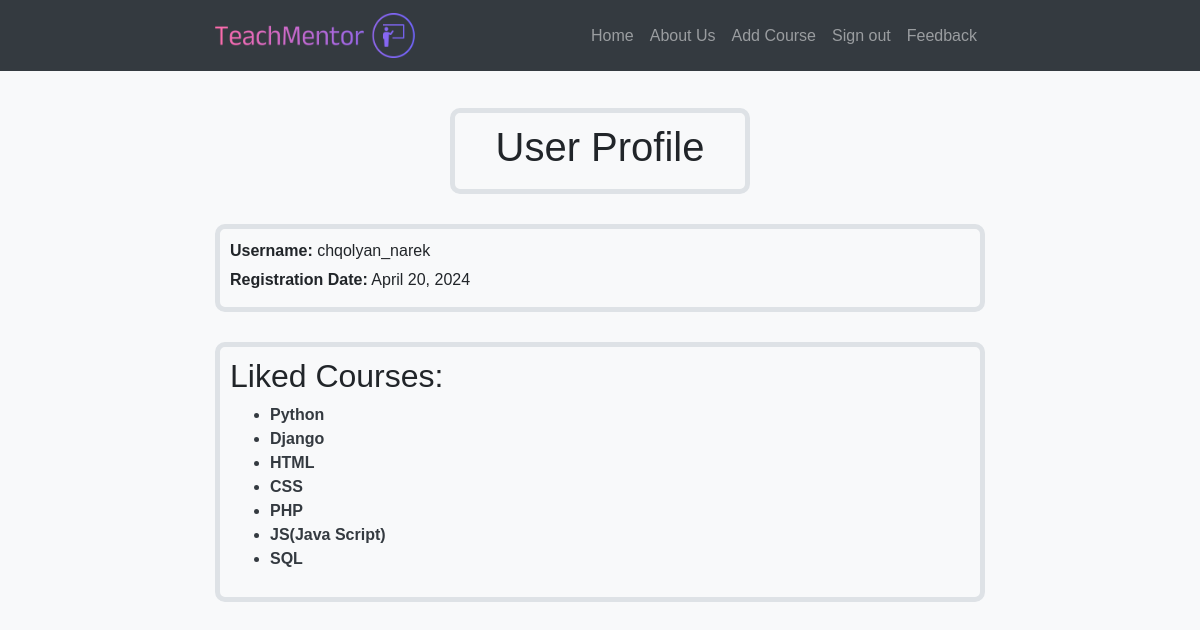
/user/profile/ (signed in), run on an earlier commit of the app's database.
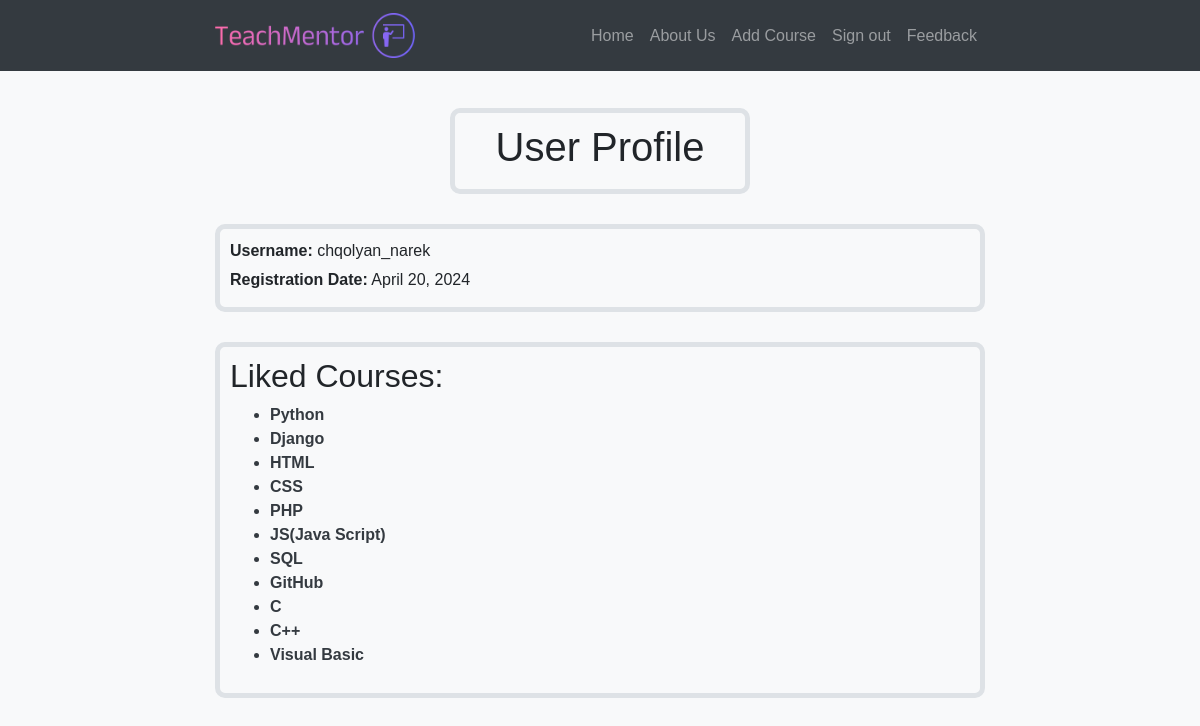
And on a later commit of the database.
### teachmentor_app/models.py (models this page shows, shortened)
class Course(models.Model):
    course_name = models.CharField(max_length=30, blank=False)
    description = models.TextField()
    likes = models.IntegerField(default=0)
    book_link = models.URLField(blank=True)
    video_link = models.URLField(blank=True)

### teachmentor_app/views.py (the view)
# urls.py: path('user/profile/', user_profile, name='user_profile'),
@login_required
def user_profile(request):
    user_profile = get_object_or_404(UserProfile, user=request.user)
    liked_courses = user_profile.liked_courses.all()
    return render(request, 'user_profile.html', {'user_profile': user_profile, 'liked_courses': liked_courses})

### templates/user_profile.html (shortened to what this page needs)
{%load static%}
<!DOCTYPE html>
<html lang="en">
<head>
    <link rel="stylesheet" href="https://stackpath.bootstrapcdn.com/bootstrap/4.5.2/css/bootstrap.min.css">
    <link rel="stylesheet" href="https://cdnjs.cloudflare.com/ajax/libs/font-awesome/5.15.4/css/all.min.css">
</head>
<body>
<nav class="navbar navbar-expand-lg navbar-dark fixed-top">
    <div class="container">
        <a class="navbar-brand" href="/"><img src="{% static 'img/image.png' %}" width="200" height="45" alt="TechMentor"></a>
        <div class="collapse navbar-collapse" id="navbarSupportedContent">
            <ul class="navbar-nav ml-auto">
                <li class="nav-item">
                    <a class="nav-link" href="/">Home</a>
                </li>
                <li class="nav-item">
                    <a class="nav-link" href="{% url 'about' %}">About Us</a>
                </li>
                {% if user.is_authenticated %}
                <li class="nav-item">
                        <a class="nav-link link-effect" href="{% url 'add_course' %}">Add Course</a>
                    </li>
                 <li class="nav-item">
                        <a class="nav-link" href="{% url 'logout' %}">Sign out</a>
                    </li>
                {% endif %}
                <li class="nav-item">
                    <a class="nav-link" href="{% url 'feedback' %}?name-feedback">Feedback</a>
                </li>
            </ul>
        </div>
    </div>
</nav>
<div class="container mt-5">
    <div class="width-profile">
    <div class="profile-section">
        <div class="user-info">
        <h1>User Profile</h1>
        </div>
    </div>
    </div>
    <div class="profile-section">
        <div class="user-info">
            <p><strong>Username:</strong> {{ user_profile.user.username }}</p>
            <p><strong>Registration Date:</strong> {{ user_profile.registration_date }}</p>
        </div>
    </div>
    <div class="profile-section liked-courses">
        <h2>Liked Courses:</h2>
        <ul>
            {% for course in liked_courses %}
                <a href="{% url 'course_details' course.id%}"> <li>{{ course.course_name }}</li></a>
            {% endfor %}
        </ul>
    </div>
</div>
</body>
</html>

What changed in the data, as far as the page shows it:
now on this page (row edited): Course: course_name "GitHub"
now on this page (row edited): Course: course_name "C"
now on this page (row edited): Course: course_name "C++"
now on this page (row edited): Course: course_name "Visual Basic"
